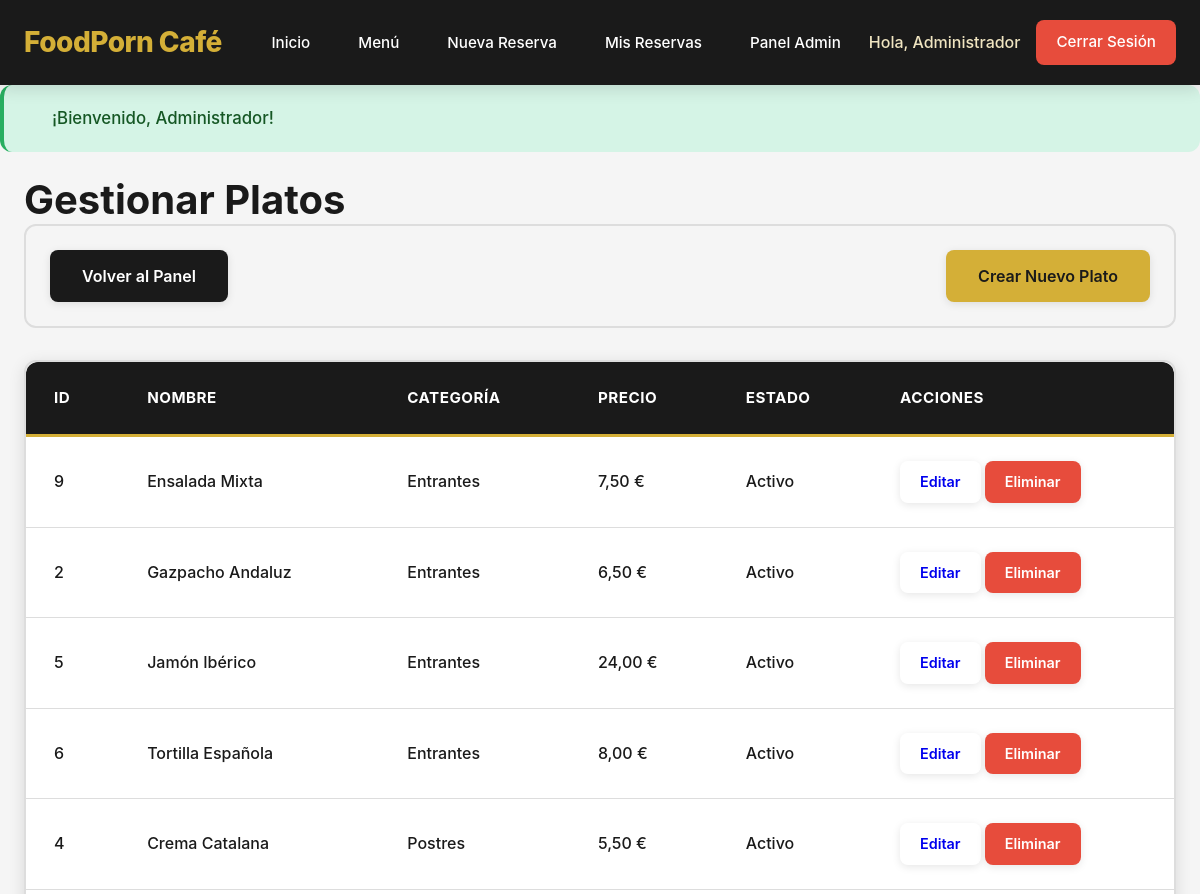
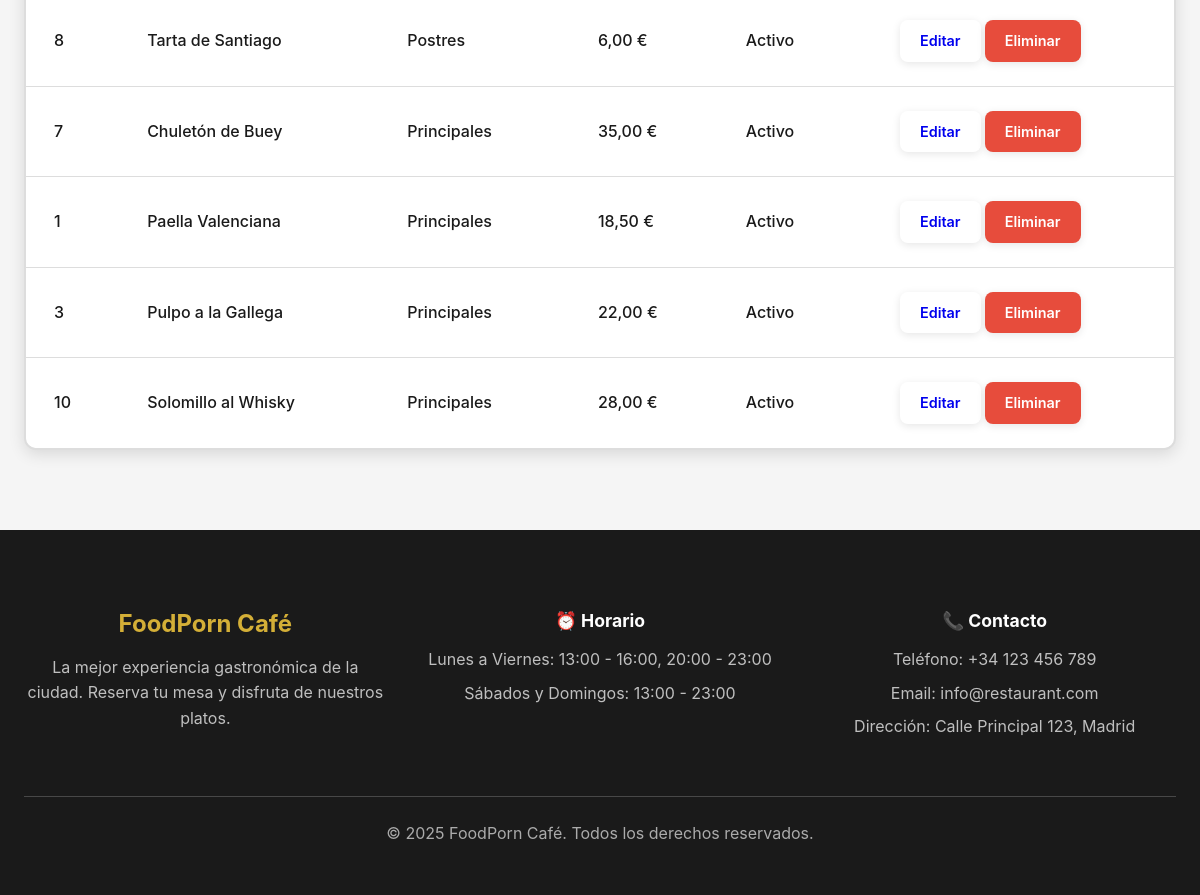
/admin/platos (signed in), run on the app's committed database (2 pictures, top to bottom).
### tables this page shows
CREATE TABLE IF NOT EXISTS platos (
    id INT AUTO_INCREMENT PRIMARY KEY,
    nombre VARCHAR(150) NOT NULL,
    descripcion TEXT,
    precio DECIMAL(10, 2) NOT NULL,
    categoria VARCHAR(50),
    imagen VARCHAR(255),
    activo BOOLEAN DEFAULT TRUE,
    es_menu_dia BOOLEAN DEFAULT FALSE,
    fecha_creacion TIMESTAMP DEFAULT CURRENT_TIMESTAMP,
    INDEX idx_categoria (categoria),
    INDEX idx_activo (activo),
    INDEX idx_menu_dia (es_menu_dia)
);

### src/controllers/AdminController.php (called while the page is built, shortened)
<?php
class AdminController {
    private $platoModel;
    public function __construct() {
        $this->platoModel = new Plato();
    }
    public function listarPlatos() {
        $platos = $this->platoModel->obtenerTodos();
        require_once SRC_PATH . '/views/admin/platos/listar.php';
    }
}

### public/index.php (called while the page is built, shortened)
<?php
require_once SRC_PATH . '/config/database.php';
require_once SRC_PATH . '/utils/helpers.php';
require_once SRC_PATH . '/models/Plato.php';
require_once SRC_PATH . '/controllers/HomeController.php';
require_once SRC_PATH . '/controllers/AdminController.php';
$uri = $_SERVER['REQUEST_URI'];
handleRoute($uri);

### src/config/database.php (called while the page is built, shortened)
<?php
class Database {
    private static $instance = null;
    private $connection;
    private function __construct() {
        $host = $_ENV['DB_HOST'] ?? 'mysql';
        $dbname = $_ENV['DB_NAME'] ?? 'restaurant_db';
        $username = $_ENV['DB_USER'] ?? 'restaurant_user';
        $password = $_ENV['DB_PASSWORD'] ?? 'restaurant_pass123';
        try {
            $dsn = "mysql:host=$host;dbname=$dbname;charset=utf8mb4";
            $options = [
                PDO::ATTR_ERRMODE => PDO::ERRMODE_EXCEPTION,
                PDO::ATTR_DEFAULT_FETCH_MODE => PDO::FETCH_ASSOC,
                PDO::ATTR_EMULATE_PREPARES => false,
                PDO::MYSQL_ATTR_INIT_COMMAND => "SET NAMES utf8mb4 COLLATE utf8mb4_unicode_ci"
            ];
            $this->connection = new PDO($dsn, $username, $password, $options);
        } catch (PDOException $e) {
            die("Error de conexión a la base de datos: " . $e->getMessage());
        }
    }
    public static function getInstance() {
        if (self::$instance === null) {
            self::$instance = new self();
        }
        return self::$instance;
    }
    public function getConnection() {
        return $this->connection;
    }
}

### src/models/Plato.php (called while the page is built, shortened)
<?php
class Plato {
    private $db;
    public function __construct() {
        $this->db = Database::getInstance()->getConnection();
    }
    public function obtenerTodos() {
        $sql = "SELECT * FROM platos ORDER BY categoria, nombre";
        $stmt = $this->db->query($sql);
        return $stmt->fetchAll();
    }
}

### src/utils/helpers.php (called while the page is built, shortened)
<?php
function formatearPrecio($precio) {
    return number_format($precio, 2, ',', '.') . ' €';
}

### src/views/admin/platos/listar.php (the view, shortened to what this page needs)
<?php
include SRC_PATH . '/views/layout/header.php';
?>
<div class="container">
    <h1>Gestionar Platos</h1>
    <div class="actions-bar">
        <a href="<?php echo APP_URL; ?>/admin" class="btn btn-secondary">Volver al Panel</a>
        <a href="<?php echo APP_URL; ?>/admin/platos/crear" class="btn btn-primary">Crear Nuevo Plato</a>
    </div>
    <div class="table-responsive">
        <table class="data-table">
            <thead>
                <tr>
                    <th>ID</th>
                    <th>Nombre</th>
                    <th>Categoría</th>
                    <th>Precio</th>
                    <th>Estado</th>
                    <th>Acciones</th>
                </tr>
            </thead>
            <tbody>
                <?php foreach ($platos as $plato): ?>
                    <tr>
                        <td><?php echo $plato['id']; ?></td>
                        <td><?php echo htmlspecialchars($plato['nombre']); ?></td>
                        <td><?php echo htmlspecialchars($plato['categoria']); ?></td>
                        <td><?php echo formatearPrecio($plato['precio']); ?></td>
                        <td>
                            <span class="badge badge-<?php echo $plato['activo'] ? 'confirmada' : 'cancelada'; ?>">
                                <?php echo $plato['activo'] ? 'Activo' : 'Inactivo'; ?>
                            </span>
                        </td>
                        <td>
                            <a href="<?php echo APP_URL; ?>/admin/platos/editar/<?php echo $plato['id']; ?>" class="btn btn-small">Editar</a>
                            <a href="<?php echo APP_URL; ?>/admin/platos/eliminar/<?php echo $plato['id']; ?>"
                               class="btn btn-small btn-danger"
                               onclick="return confirm('¿Estás seguro de eliminar este plato?')">
                                Eliminar
                            </a>
                        </td>
                    </tr>
                <?php endforeach; ?>
            </tbody>
        </table>
    </div>
</div>
<?php include SRC_PATH . '/views/layout/footer.php'; ?>

### public/css/styles.css (style rules this page uses)
* { margin: 0; padding: 0; box-sizing: border-box; }
:root { --primary-color: #d4af37; --primary-dark: #b8941f; --primary-light: #f0e5c1; --secondary-color: #1a1a1a; --secondary-light: #2d2d2d; --text-primary: #1a1a1a; --text-secondary: #4a4a4a; --text-light: #999999; --text-white: #ffffff; --background: #ffffff; --background-alt: #f5f5f5; --background-dark: #1a1a1a; --success: #27ae60; --success-light: #d5f4e6; --danger: #e74c3c; --danger-light: #fadbd8; --warning: #f39c12; --warning-light: #fef5e7; --info: #3498db; --info-light: #d6eaf8; --border-color: #ddd; --border-radius: 12px; --radius: 12px; --shadow-sm: 0 2px 8px rgba(0, 0, 0, 0.1); --shadow: 0 4px 16px rgba(0, 0, 0, 0.12); --shadow-lg: 0 8px 24px rgba(0, 0, 0, 0.18); --shadow-xl: 0 12px 40px rgba(0, 0, 0, 0.25); --transition: all 0.3s cubic-bezier(0.4, 0, 0.2, 1); }
body { font-family: -apple-system, BlinkMacSystemFont, "Segoe UI", Roboto, "Helvetica Neue", Arial, sans-serif; line-height: 1.6; color: var(--text-primary); background-color: var(--background-alt); font-size: 16px; -webkit-font-smoothing: antialiased; -moz-osx-font-smoothing: grayscale; }
.container { max-width: 1400px; margin: 0 auto; padding: 0 24px; }
h1, h2, h3, h4, h5, h6 { font-weight: 700; line-height: 1.2; color: var(--text-primary); }
h1 { font-size: 2.5rem; }
.btn { display: inline-block; padding: 0.875rem 2rem; border: none; border-radius: 8px; cursor: pointer; text-decoration: none; transition: var(--transition); font-size: 1rem; font-weight: 600; text-align: center; line-height: 1.5; white-space: nowrap; box-shadow: var(--shadow-sm); }
.btn-primary { background-color: var(--primary-color); color: var(--secondary-color); }
.btn-secondary { background-color: var(--secondary-color); color: var(--text-white); }
.btn-danger { background-color: var(--danger); color: var(--text-white); }
.btn-small { padding: 0.625rem 1.25rem; font-size: 0.9rem; font-weight: 600; }
.actions-bar { display: flex; justify-content: space-between; align-items: center; margin-bottom: 2rem; flex-wrap: wrap; gap: 1rem; padding: 1.5rem; background: var(--background-alt); border-radius: var(--radius); border: 2px solid var(--border-color); }
.table-responsive { overflow-x: auto; background-color: var(--background); border-radius: var(--radius); box-shadow: var(--shadow); padding: 0; margin-top: 2rem; border: 2px solid var(--border-color); }
.data-table, .admin-table { width: 100%; border-collapse: separate; border-spacing: 0; }
.data-table thead, .admin-table thead { background-color: var(--secondary-color); color: var(--text-white); }
.data-table th, .admin-table th { padding: 1.5rem 1.75rem; text-align: left; font-weight: 700; text-transform: uppercase; font-size: 0.95rem; letter-spacing: 0.5px; border-bottom: 3px solid var(--primary-color); }
.data-table th:first-child, .admin-table th:first-child { border-top-left-radius: var(--radius); }
.data-table th:last-child, .admin-table th:last-child { border-top-right-radius: var(--radius); }
.data-table td, .admin-table td { padding: 1.5rem 1.75rem; border-bottom: 1px solid var(--border-color); color: var(--text-primary); font-size: 1rem; font-weight: 500; }
.data-table tbody tr, .admin-table tbody tr { transition: var(--transition); background-color: var(--background); }
.data-table tbody tr:last-child td, .admin-table tbody tr:last-child td { border-bottom: none; }
.data-table tbody tr:last-child td:first-child, .admin-table tbody tr:last-child td:first-child { border-bottom-left-radius: var(--radius); }
.data-table tbody tr:last-child td:last-child, .admin-table tbody tr:last-child td:last-child { border-bottom-right-radius: var(--radius); }

### data on the page
platos: id "9", nombre "Ensalada Mixta", categoria "Entrantes", precio "7,50 €", activo "Activo"
platos: id "2", nombre "Gazpacho Andaluz", categoria "Entrantes", precio "6,50 €", activo "Activo"
platos: id "5", nombre "Jamón Ibérico", categoria "Entrantes", precio "24,00 €", activo "Activo"
platos: id "6", nombre "Tortilla Española", categoria "Entrantes", precio "8,00 €", activo "Activo"
platos: id "4", nombre "Crema Catalana", categoria "Postres", precio "5,50 €", activo "Activo"
platos: id "8", nombre "Tarta de Santiago", categoria "Postres", precio "6,00 €", activo "Activo"
platos: id "7", nombre "Chuletón de Buey", categoria "Principales", precio "35,00 €", activo "Activo"
platos: id "1", nombre "Paella Valenciana", categoria "Principales", precio "18,50 €", activo "Activo"
platos: id "3", nombre "Pulpo a la Gallega", categoria "Principales", precio "22,00 €", activo "Activo"
platos: id "10", nombre "Solomillo al Whisky", categoria "Principales", precio "28,00 €", activo "Activo"

### other printed values
APP_NAME "FoodPorn Café"
$_SESSION['usuario_nombre'] "Administrador"
$flashMessage['message'] "¡Bienvenido, Administrador!"
